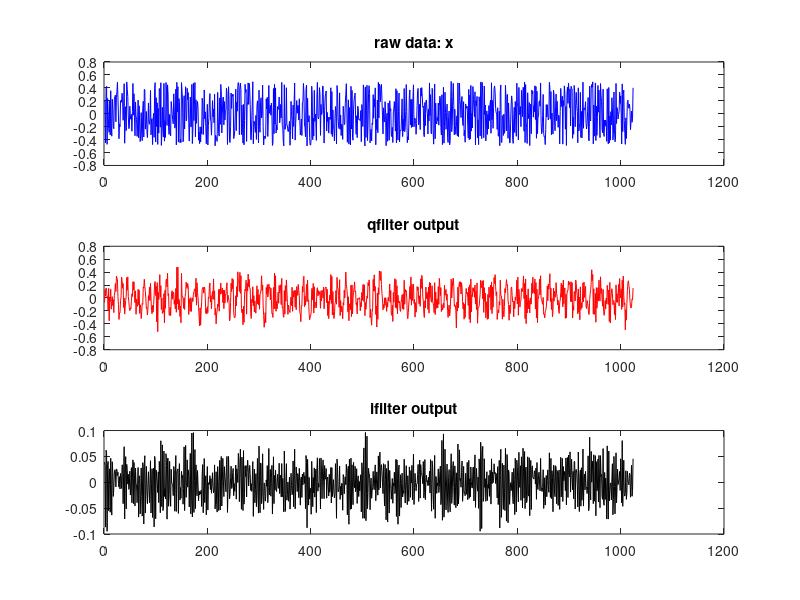

Write MATLAB code to recreate this figure. (Note: this script raises an error after producing the figure.)
close all;
clear all;
clc;

Q_TAPS_SIDE = 7; 
I_TAPS_SIDE = 3;
DATA_LENGTH = 1024;

Q_TAPS = Q_TAPS_SIDE * 2 + 1;
I_TAPS = I_TAPS_SIDE * 2 + 1;

% generate filter coeffs
if 1
    hq = ones(Q_TAPS, 1);
    hq(1:Q_TAPS_SIDE) = rand(Q_TAPS_SIDE, 1)-0.5;
    hq(Q_TAPS_SIDE + 1 + (1:Q_TAPS_SIDE)) = hq(Q_TAPS_SIDE:-1:1);
    hq = hq ./ 2; % scale down in case of saturation while simulation

    hi = ones(I_TAPS, 1);
    hi(1:I_TAPS_SIDE) = rand(I_TAPS_SIDE, 1)-0.5;
    hi(I_TAPS_SIDE + 1 + (1:I_TAPS_SIDE)) = hi(I_TAPS_SIDE:-1:1);
    hi = hi ./ 10; % scale down in case of saturation while simulation
else
    hq = zeros(Q_TAPS, 1);
    hq(Q_TAPS_SIDE+1) = 1;

    hi = zeros(I_TAPS, 1);
    hi(I_TAPS_SIDE+1) = 1;
end

% generate input signal
x = rand(DATA_LENGTH, 1) - 0.5;
%x = ones(DATA_LENGTH, 1)./2;

% filter
x_q = conv(hq, x);
x_q = x_q(Q_TAPS_SIDE+1 : end - Q_TAPS_SIDE);

x_i = conv(hi, x);
x_i = x_i(I_TAPS_SIDE+1 : end - I_TAPS_SIDE);

figure;
subplot(3,1,1);
plot(x, 'b'); title('raw data: x');
subplot(3,1,2);
plot(x_q, 'r'); title('qfilter output');
subplot(3,1,3);
plot(x_i, 'k'); title('ifilter output');

% save data
if ~exist('hi.txt')
    saveHexFile(hq, 'hq.txt', 1);
    saveHexFile(hi, 'hi.txt', 1);
    saveHexFile(x, 'x.txt', 0);
    saveHexFile(x_q, 'x_q.txt', 0);
    saveHexFile(x_i, 'x_i.txt', 0);
end
